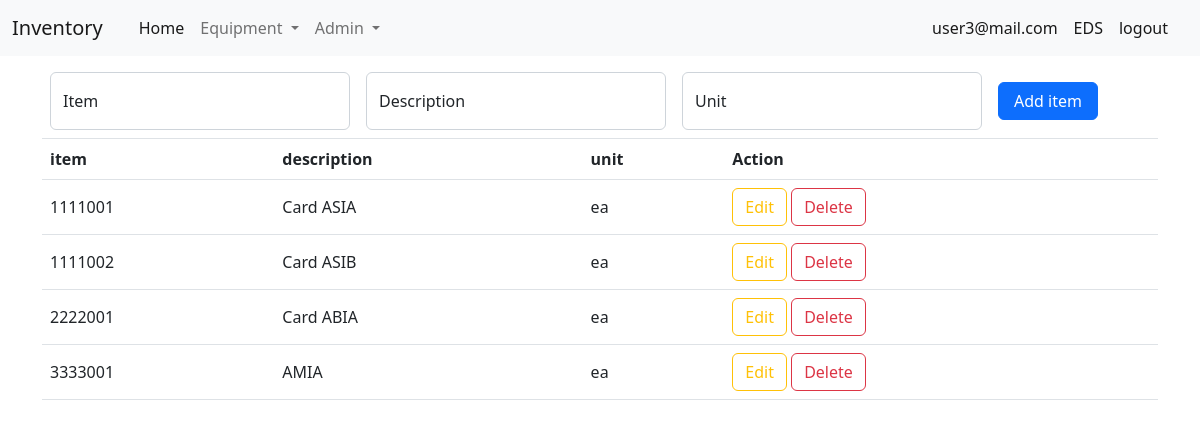
The page /admin/item (signed in) on the database as committed earlier.
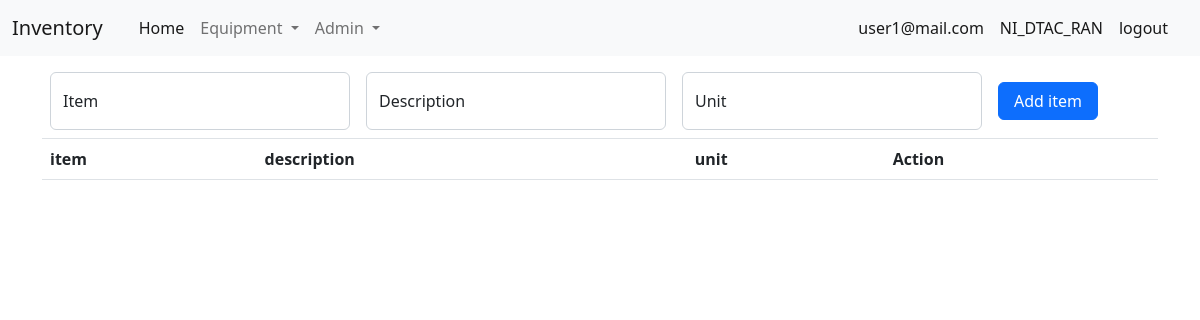
The same page on the database as committed later.
### tables this page shows
CREATE TABLE "tb_item" (
	"no"	INTEGER NOT NULL,
	"item"	TEXT,
	"description"	TEXT,
	"unit"	TEXT,
	PRIMARY KEY("no")
);

### app_admin.py (the view)
@app_admin.route("/admin/item")
def page_item():
    if "email" not in session:
        return redirect("/login")
    else:
        con = sqlite3.connect("db/db.db")
        cur = con.cursor()
        sql_1 = 'select * from tb_item'
        curs = cur.execute(sql_1)
        data = curs.fetchall()
        return render_template("admin/item.html", data=data)

### templates/admin/item.html (shortened to what this page needs)
<!DOCTYPE html>
<html lang="en">
<head>
    <link rel="stylesheet" href="/static/css/bootstrap_5-2-2.css">
</head>
<body>
    {% include "/menu.html" %}
    <div class="container mt-3">
        <form action="/admin/user/fn_add_item" method="POST" class="d-flex m-2 align-items-center">
            <div class="form-floating me-3">
                <input type="text" style="width: 300px;" class="form-control" id="" placeholder="item" name="item"
                    required>
                <label for="floatingInput">Item</label>
            </div>
            <div class="form-floating me-3">
                <input type="text" style="width: 300px;" class="form-control" id="floatingPassword"
                    placeholder="description" name="description" required>
                <label for="floatingPassword">Description</label>
            </div>
            <div class="form-floating me-3">
                <input type="text" style="width: 300px;" class="form-control" id="floatingPassword" placeholder="unit"
                    name="unit" required>
                <label for="floatingPassword">Unit</label>
            </div>
            <div class="">
                <button type="submit" class="btn btn-primary" style="width: 100px;">Add item</button>
            </div>
        </form>
    </div>
    <div class="container">
        <table class="table border-top">
            <thead>
                <tr>
                    <th scope="col">item</th>
                    <th scope="col">description</th>
                    <th scope="col">unit</th>
                    <th scope="col">Action</th>
                </tr>
            </thead>
            <tbody>
                {% for row in data %}
                <tr>
                    <td class="align-middle">{{row[1]}}</td>
                    <td class="align-middle">{{row[2]}}</td>
                    <td class="align-middle">{{row[3]}}</td>
                    <td>
                        <button type="button" class="btn btn-outline-warning" data-bs-toggle="modal"
                            data-bs-target="#staticBackdrop{{row[0]}}">
                            Edit
                        </button>
                        <button type="button" class="btn btn-outline-danger" data-bs-toggle="modal"
                            data-bs-target="#exampleModal{{row[0]}}">
                            Delete
                        </button>
                    </td>
                </tr>
                {% endfor %}
            </tbody>
        </table>
    </div>
</body>
</html>

### templates/menu.html (shortened to what this page needs)
<nav class="navbar navbar-expand-lg bg-light">
    <div class="container-fluid">
        <a class="navbar-brand" href="/">Inventory {{list_store}}</a>
        <div class="collapse navbar-collapse" id="navbarSupportedContent">
            <div class="container">
                <ul class="navbar-nav me-auto mb-2 mb-lg-0">
                    <li class="nav-item">
                        <a class="nav-link active" aria-current="page" href="/">Home</a>
                    </li>
                   <li class="nav-item dropdown">
                        <a class="nav-link dropdown-toggle" href="#" role="button" data-bs-toggle="dropdown"
                            aria-expanded="false">
                            Equipment
                        </a>
                    </li>
                    <li class="nav-item dropdown">
                        <a class="nav-link dropdown-toggle" href="#" role="button" data-bs-toggle="dropdown"
                            aria-expanded="false">
                            Admin
                        </a>
                    </li>
                </ul>
            </div>
            <div class="container">
                <ul class="navbar-nav me-auto mb-2 mb-lg-0 d-flex justify-content-end">
                    <li class="nav-item">
                        <a class="nav-link active" aria-current="page">{{session["email"]}}</a>
                    </li>
                    <li class="nav-item">
                        <a class="nav-link active" aria-current="page">{{session["access"]}}</a>
                    </li>
                    <li class="nav-item">
                        <a class="nav-link active" aria-current="page" href="/fn_logout">logout</a>
                    </li>
                </ul>
            </div>
        </div>
    </div>
</nav>

Rows that differ between the two databases and show on the page:
removed tb_item: item "1111001", description "Card ASIA", unit "ea"
removed tb_item: item "1111002", description "Card ASIB", unit "ea"
removed tb_item: item "2222001", description "Card ABIA", unit "ea"
removed tb_item: item "3333001", description "AMIA", unit "ea"
Other text that changed with them:
{{ session["email"] }}: "user3@mail.com" → "user1@mail.com"
{{ session["access"] }}: "EDS" → "NI_DTAC_RAN"
